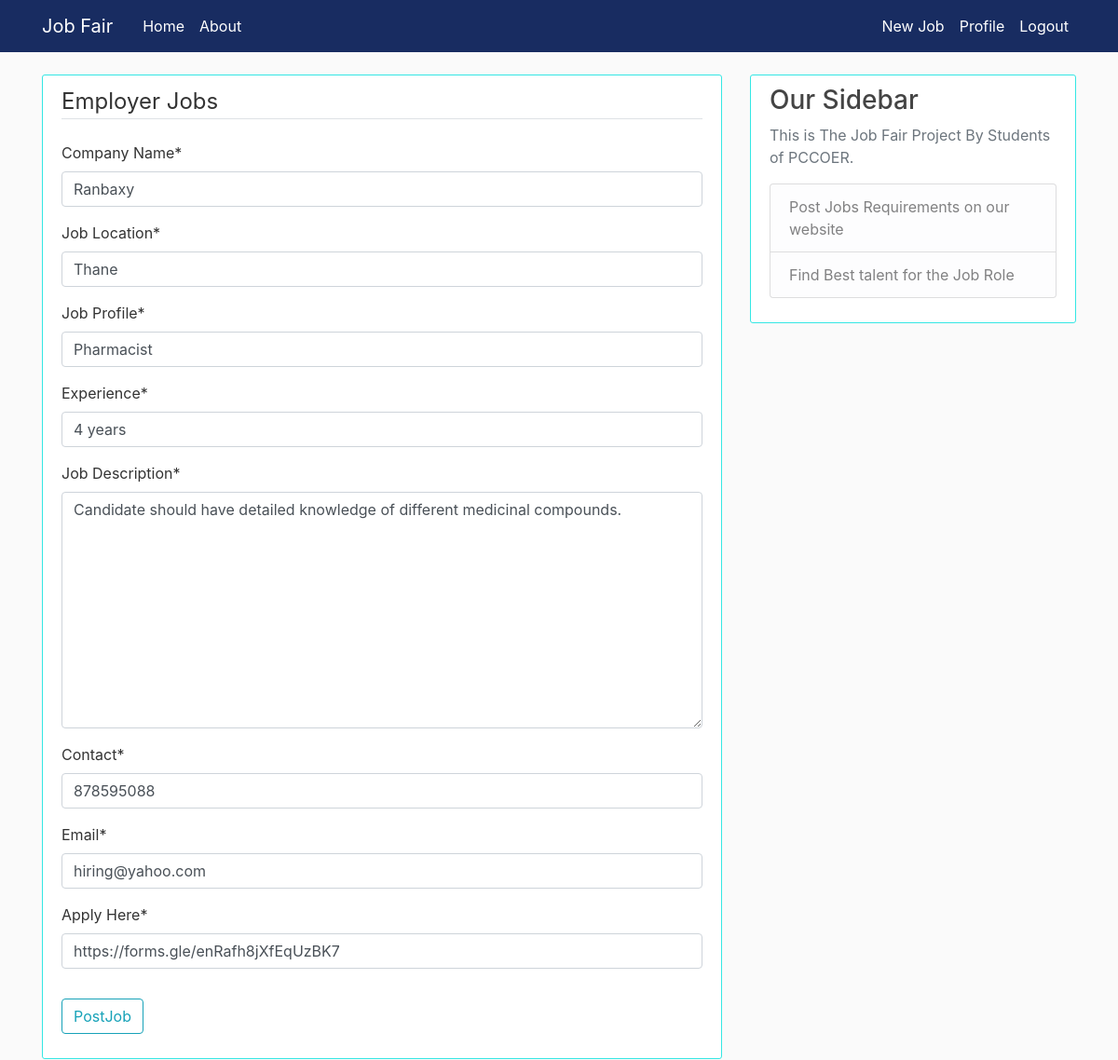
/jobs/6/update (signed in), run on the app's committed database.
### employer/models.py (models this page shows, shortened)
class Jobs(models.Model):
    companyname = models.CharField(max_length=100)
    dateposted = models.DateTimeField(default=timezone.now)
    jobprofile = models.CharField(max_length=80)
    jobplace = models.CharField(max_length=50)
    experience = models.CharField(max_length=30)
    jobdescription = models.TextField(max_length=400)
    contact = models.IntegerField(null=True)
    email = models.EmailField(max_length=30,null=True)
    author = models.ForeignKey(User, on_delete=models.CASCADE)
    applyHere = models.CharField(max_length=700,null=True)

### employer/views.py (the view, shortened to what this page needs)
# urls.py: path('jobs/<int:pk>/update', JobsUpdateView.as_view(), name='jobs-update'),
class JobsUpdateView(LoginRequiredMixin, UserPassesTestMixin, UpdateView):
    model = Jobs
    form_class = JobForm
    success_url = '/'
    def test_func(self):
        jobs = self.get_object()
        if self.request.user == jobs.author:
            return True
        return False

### employer/forms.py
class JobForm(forms.ModelForm):
    class Meta:
        model = Jobs
        fields = ['companyname', 'jobplace', 'jobprofile', 'experience', 'jobdescription','contact','email','applyHere']
        labels = {
            'companyname': 'Company Name', 'jobplace': 'Job Location', 'jobprofile': 'Job Profile', 'applyHere': 'Apply Here', 'jobdescription':'Job Description'
        }

### employer/templates/employer/jobs_form.html (shortened to what this page needs)
{% extends "employer/base.html" %}
{% load crispy_forms_tags %}
{% block content %}
    <div class="content-section">
        <form method="POST">
            <fieldset class="form-group">
                <legend class="border-bottom mb-4">Employer Jobs</legend>
                {{ form|crispy  }}
            </fieldset>
            <div class="form-group">
                <button class="btn btn-outline-info" type="submit" name="postjob"> PostJob</button>
            </div>
        </form>
    </div>
{% endblock content %}

### employer/static/employer/main.css (style rules this page uses)
body { background: #fafafa; color: #333333; margin-top: 5rem; }
.content-section { background: #ffffff; padding: 10px 20px; border: 1px solid #34e7e4; border-radius: 3px; margin-bottom: 20px; }

### data on the page
Jobs: companyname "Ranbaxy", jobplace "Thane", jobprofile "Pharmacist", experience "4 years", jobdescription "Candidate should have detailed knowledge of different medicinal compounds.", contact "878595088", email "hiring@yahoo.com", applyHere "https://forms.gle/enRafh8jXfEqUzBK7"
